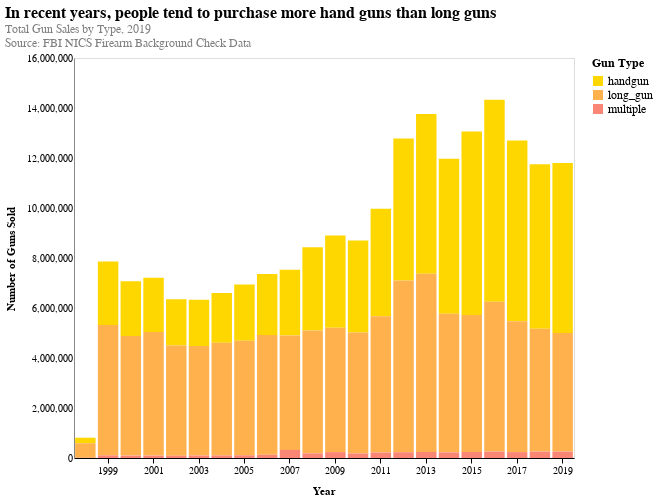

Notebook source saved alongside this figure:
### Markdown cell above
### Bar Plot: Types of Guns Purchased Over Time

The plot below shows the type of guns which are most often purchased by year. It appears that there are more handguns sold compared to long guns, when looking at data in 2019 versus 1999. This is an interesting finding, because while long guns such as assault-style rifles get the most attention in the gun control debate, handguns are used in the majority of homicides in the country. This suggests that perhaps just targeting specific gun types is not enough when considering how to bring down the number of victims of gun violence in the U.S. It is interesting to note that there are significantly fewer guns in 1998, suggesting a potential data collection issue.

### Code cell
#@title
gun_sales_long = gun_sales_subset.groupby('year').sum().reset_index()
gun_sales_long['year'] = gun_sales_long['year'].astype(float)
gun_sales_long = gun_sales_long.melt(id_vars='year', value_vars=['handgun', 'long_gun', 'multiple'])
gun_sales_long['Gun Type'] = gun_sales_long['variable']
gun_sales_long['Number of Guns Sold'] = gun_sales_long['value']
#bar plot of type of gun sales
chart1 = alt.Chart(gun_sales_long).mark_bar().encode(
    alt.X("year:N", axis=alt.Axis(values=[1999, 2001, 2003, 2005, 2007, 2009, 2011, 2013, 2015, 2017, 2019]), title="Year"),
    alt.Y("Number of Guns Sold:Q"),
    color="Gun Type:N"
).properties( 
    title={
      "text": ["In recent years, people tend to purchase more hand guns than long guns"],
      "subtitle": ["Total Gun Sales by Type, 2019", 
                   "Source: FBI NICS Firearm Background Check Data"],
      "color": "black",
      "subtitleColor": "gray"
    }
)

chart1

### Figure 1 — Vega-Lite specification as saved in the notebook (floating-point values rounded to 4 significant figures)
{"width": 500, "height": 400, "config": {"title": {"fontSize": 16, "font": "Helvetica", "anchor": "start", "fontColor": "#000000"}, "axisX": {"domain": true, "domainColor": "#000000", "domainWidth": 1, "grid": false, "labelFont": "Helvetica", "labelFontSize": 10, "labelAngle": 0, "tickColor": "#000000", "titleFont": "Helvetica", "titleFontSize": 11, "titlePadding": 10}, "axisY": {"domain": true, "grid": false, "gridColor": "#DEDDDD", "gridWidth": 1, "labelFont": "Helvetica", "labelFontSize": 10, "labelAngle": 0, "ticks": false, "titleFont": "Helvetica", "titleFontSize": 11, "titlePadding": 10}, "range": {"category": ["#ffd700", "#ffb14e", "#fa8775", "#ea5f94", "#cd34b5", "#9d02d7", "#0000ff", "#000000"], "heatmap": ["#ffd700", "#ffb14e", "#fa8775", "#ea5f94", "#cd34b5", "#9d02d7", "#0000ff"], "diverging": ["#ffd700", "#ffb14e", "#fa8775", "#ea5f94", "#cd34b5", "#9d02d7", "#0000ff"]}, "legend": {"labelFont": "Helvetica", "labelFontSize": 12, "titleFont": "Helvetica", "titleFontSize": 12}, "area": {"fill": "black"}, "line": {"color": "black", "stroke": "black", "strokeWidth": 5}, "point": {"filled": true, "color": "black"}, "text": {"font": "Helvetica", "color": "black", "fontSize": 11, "align": "right", "fontWeight": 400, "size": 11}, "bar": {"fill": "black", "stroke": false}}, "data": {"name": "data-92a190d33b9d0616f9dd8509ab40190c"}, "mark": "bar", "encoding": {"color": {"type": "nominal", "field": "Gun Type"}, "x": {"type": "nominal", "axis": {"values": [1999, 2001, 2003, 2005, 2007, 2009, 2011, 2013, 2015, 2017, 2019]}, "field": "year", "title": "Year"}, "y": {"type": "quantitative", "field": "Number of Guns Sold"}}, "title": {"text": ["In recent years, people tend to purchase more hand guns than long guns"], "subtitle": ["Total Gun Sales by Type, 2019", "Source: FBI NICS Firearm Background Check Data"], "color": "black", "subtitleColor": "gray"}, "$schema": "https://vega.github.io/schema/vega-lite/v4.0.2.json", "datasets": {"data-92a190d33b9d0616f9dd8509ab40190c": [{"year": 1998.0, "variable": "handgun", "value": 220000.0, "Gun Type": "handgun", "Number of Guns Sold": 220000.0}, {"year": 1999.0, "variable": "handgun", "value": 2537000.0, "Gun Type": "handgun", "Number of Guns Sold": 2537000.0}, {"year": 2000.0, "variable": "handgun", "value": 2192000.0, "Gun Type": "handgun", "Number of Guns Sold": 2192000.0}, {"year": 2001.0, "variable": "handgun", "value": 2167000.0, "Gun Type": "handgun", "Number of Guns Sold": 2167000.0}, {"year": 2002.0, "variable": "handgun", "value": 1845000.0, "Gun Type": "handgun", "Number of Guns Sold": 1845000.0}, {"year": 2003.0, "variable": "handgun", "value": 1851000.0, "Gun Type": "handgun", "Number of Guns Sold": 1851000.0}, {"year": 2004.0, "variable": "handgun", "value": 1990000.0, "Gun Type": "handgun", "Number of Guns Sold": 1990000.0}, {"year": 2005.0, "variable": "handgun", "value": 2242000.0, "Gun Type": "handgun", "Number of Guns Sold": 2242000.0}, {"year": 2006.0, "variable": "handgun", "value": 2441000.0, "Gun Type": "handgun", "Number of Guns Sold": 2441000.0}, {"year": 2007.0, "variable": "handgun", "value": 2636000.0, "Gun Type": "handgun", "Number of Guns Sold": 2636000.0}, {"year": 2008.0, "variable": "handgun", "value": 3331000.0, "Gun Type": "handgun", "Number of Guns Sold": 3331000.0}, {"year": 2009.0, "variable": "handgun", "value": 3690000.0, "Gun Type": "handgun", "Number of Guns Sold": 3690000.0}, {"year": 2010.0, "variable": "handgun", "value": 3678000.0, "Gun Type": "handgun", "Number of Guns Sold": 3678000.0}, {"year": 2011.0, "variable": "handgun", "value": 4301000.0, "Gun Type": "handgun", "Number of Guns Sold": 4301000.0}, {"year": 2012.0, "variable": "handgun", "value": 5683000.0, "Gun Type": "handgun", "Number of Guns Sold": 5683000.0}, {"year": 2013.0, "variable": "handgun", "value": 6388000.0, "Gun Type": "handgun", "Number of Guns Sold": 6388000.0}, {"year": 2014.0, "variable": "handgun", "value": 6199000.0, "Gun Type": "handgun", "Number of Guns Sold": 6199000.0}, {"year": 2015.0, "variable": "handgun", "value": 7334000.0, "Gun Type": "handgun", "Number of Guns Sold": 7334000.0}, {"year": 2016.0, "variable": "handgun", "value": 8085000.0, "Gun Type": "handgun", "Number of Guns Sold": 8085000.0}, {"year": 2017.0, "variable": "handgun", "value": 7227000.0, "Gun Type": "handgun", "Number of Guns Sold": 7227000.0}, {"year": 2018.0, "variable": "handgun", "value": 6576000.0, "Gun Type": "handgun", "Number of Guns Sold": 6576000.0}, {"year": 2019.0, "variable": "handgun", "value": 6802000.0, "Gun Type": "handgun", "Number of Guns Sold": 6802000.0}, {"year": 1998.0, "variable": "long_gun", "value": 582800.0, "Gun Type": "long_gun", "Number of Guns Sold": 582800.0}, {"year": 1999.0, "variable": "long_gun", "value": 5217000.0, "Gun Type": "long_gun", "Number of Guns Sold": 5217000.0}, {"year": 2000.0, "variable": "long_gun", "value": 4780000.0, "Gun Type": "long_gun", "Number of Guns Sold": 4780000.0}, {"year": 2001.0, "variable": "long_gun", "value": 4943000.0, "Gun Type": "long_gun", "Number of Guns Sold": 4943000.0}, {"year": 2002.0, "variable": "long_gun", "value": 4409000.0, "Gun Type": "long_gun", "Number of Guns Sold": 4409000.0}, {"year": 2003.0, "variable": "long_gun", "value": 4383000.0, "Gun Type": "long_gun", "Number of Guns Sold": 4383000.0}, {"year": 2004.0, "variable": "long_gun", "value": 4507000.0, "Gun Type": "long_gun", "Number of Guns Sold": 4507000.0}, {"year": 2005.0, "variable": "long_gun", "value": 4584000.0, "Gun Type": "long_gun", "Number of Guns Sold": 4584000.0}, {"year": 2006.0, "variable": "long_gun", "value": 4790000.0, "Gun Type": "long_gun", "Number of Guns Sold": 4790000.0}, {"year": 2007.0, "variable": "long_gun", "value": 4571000.0, "Gun Type": "long_gun", "Number of Guns Sold": 4571000.0}, {"year": 2008.0, "variable": "long_gun", "value": 4908000.0, "Gun Type": "long_gun", "Number of Guns Sold": 4908000.0}, {"year": 2009.0, "variable": "long_gun", "value": 4979000.0, "Gun Type": "long_gun", "Number of Guns Sold": 4979000.0}, {"year": 2010.0, "variable": "long_gun", "value": 4842000.0, "Gun Type": "long_gun", "Number of Guns Sold": 4842000.0}, {"year": 2011.0, "variable": "long_gun", "value": 5446000.0, "Gun Type": "long_gun", "Number of Guns Sold": 5446000.0}, {"year": 2012.0, "variable": "long_gun", "value": 6866000.0, "Gun Type": "long_gun", "Number of Guns Sold": 6866000.0}, {"year": 2013.0, "variable": "long_gun", "value": 7129000.0, "Gun Type": "long_gun", "Number of Guns Sold": 7129000.0}, {"year": 2014.0, "variable": "long_gun", "value": 5543000.0, "Gun Type": "long_gun", "Number of Guns Sold": 5543000.0}, {"year": 2015.0, "variable": "long_gun", "value": 5479000.0, "Gun Type": "long_gun", "Number of Guns Sold": 5479000.0}, {"year": 2016.0, "variable": "long_gun", "value": 5989000.0, "Gun Type": "long_gun", "Number of Guns Sold": 5989000.0}, {"year": 2017.0, "variable": "long_gun", "value": 5235000.0, "Gun Type": "long_gun", "Number of Guns Sold": 5235000.0}, {"year": 2018.0, "variable": "long_gun", "value": 4917000.0, "Gun Type": "long_gun", "Number of Guns Sold": 4917000.0}, {"year": 2019.0, "variable": "long_gun", "value": 4744000.0, "Gun Type": "long_gun", "Number of Guns Sold": 4744000.0}, {"year": 1998.0, "variable": "multiple", "value": 8720.0, "Gun Type": "multiple", "Number of Guns Sold": 8720.0}, {"year": 1999.0, "variable": "multiple", "value": 103700.0, "Gun Type": "multiple", "Number of Guns Sold": 103700.0}, {"year": 2000.0, "variable": "multiple", "value": 95780.0, "Gun Type": "multiple", "Number of Guns Sold": 95780.0}, {"year": 2001.0, "variable": "multiple", "value": 97130.0, "Gun Type": "multiple", "Number of Guns Sold": 97130.0}, {"year": 2002.0, "variable": "multiple", "value": 93070.0, "Gun Type": "multiple", "Number of Guns Sold": 93070.0}, {"year": 2003.0, "variable": "multiple", "value": 99240.0, "Gun Type": "multiple", "Number of Guns Sold": 99240.0}, {"year": 2004.0, "variable": "multiple", "value": 102000.0, "Gun Type": "multiple", "Number of Guns Sold": 102000.0}, {"year": 2005.0, "variable": "multiple", "value": 109800.0, "Gun Type": "multiple", "Number of Guns Sold": 109800.0}, {"year": 2006.0, "variable": "multiple", "value": 130100.0, "Gun Type": "multiple", "Number of Guns Sold": 130100.0}, {"year": 2007.0, "variable": "multiple", "value": 324400.0, "Gun Type": "multiple", "Number of Guns Sold": 324400.0}, {"year": 2008.0, "variable": "multiple", "value": 187100.0, "Gun Type": "multiple", "Number of Guns Sold": 187100.0}, {"year": 2009.0, "variable": "multiple", "value": 235700.0, "Gun Type": "multiple", "Number of Guns Sold": 235700.0}, {"year": 2010.0, "variable": "multiple", "value": 180600.0, "Gun Type": "multiple", "Number of Guns Sold": 180600.0}, {"year": 2011.0, "variable": "multiple", "value": 219600.0, "Gun Type": "multiple", "Number of Guns Sold": 219600.0}, {"year": 2012.0, "variable": "multiple", "value": 230300.0, "Gun Type": "multiple", "Number of Guns Sold": 230300.0}, {"year": 2013.0, "variable": "multiple", "value": 241400.0, "Gun Type": "multiple", "Number of Guns Sold": 241400.0}, {"year": 2014.0, "variable": "multiple", "value": 225500.0, "Gun Type": "multiple", "Number of Guns Sold": 225500.0}, {"year": 2015.0, "variable": "multiple", "value": 242400.0, "Gun Type": "multiple", "Number of Guns Sold": 242400.0}, {"year": 2016.0, "variable": "multiple", "value": 257700.0, "Gun Type": "multiple", "Number of Guns Sold": 257700.0}, {"year": 2017.0, "variable": "multiple", "value": 236200.0, "Gun Type": "multiple", "Number of Guns Sold": 236200.0}, {"year": 2018.0, "variable": "multiple", "value": 257100.0, "Gun Type": "multiple", "Number of Guns Sold": 257100.0}, {"year": 2019.0, "variable": "multiple", "value": 256500.0, "Gun Type": "multiple", "Number of Guns Sold": 256500.0}]}}
